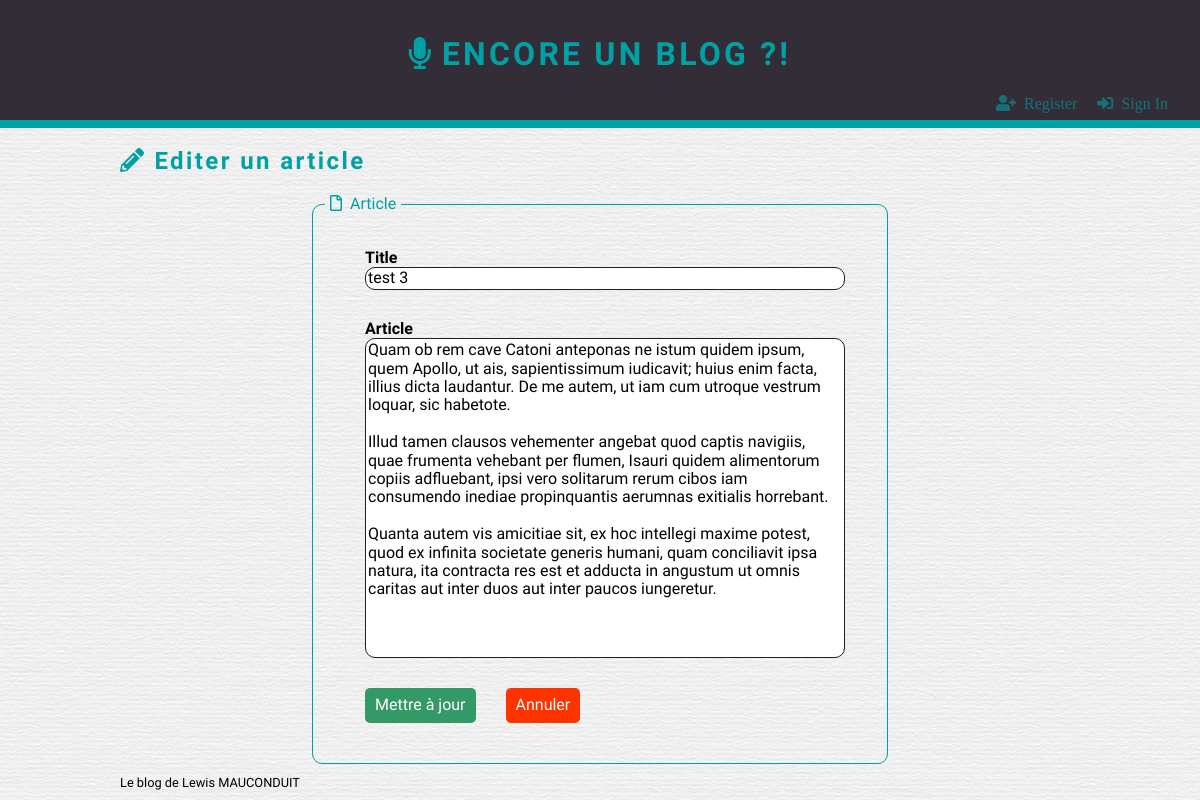
/PHP/modifArticle.php?Id=7, run on the app's committed database.
### tables this page shows
CREATE TABLE `Post` (
  `Id` int(11) NOT NULL,
  `Title` varchar(70) NOT NULL,
  `Contents` text NOT NULL,
  `CreationDate` datetime NOT NULL,
  `Author_Id` int(11) NOT NULL,
  `Category_Id` int(11) NOT NULL
);

### PHP/modifArticle.php (called while the page is built, shortened)
<?php
include '../Application/bdd_connexion.php';
$query = $pdo->prepare(
    'SELECT Title,Contents,Id
    FROM Post
    WHERE Id = ?'
);
$query->execute([$_GET['Id']]);
$InfosArticle = $query->fetch(PDO::FETCH_ASSOC);
include '../header.phtml';
include '../modifArticle.phtml';
include '../footer.phtml';
?>

### modifArticle.phtml (the view)
<main class="container">
    <h2><i class="fas fa-pencil-alt"></i>Editer un article</h2>
    <form action="modifArticle.php?Id=<?=$_GET['Id']?>" method="POST">
        <fieldset>
            <legend><i class="far fa-file"></i>Article</legend>
            <ul class="list">
                <li>
                    <label for="title">Title</label>
                    <input type="text" name="title" value="<?=$InfosArticle['Title']?>">
                </li>
                <li>
                    <label for="article">Article</label>
                    <textarea name="contents"  rows="50"><?=$InfosArticle['Contents']?></textarea>
                </li>
                <li>
                    <button class="button button_submit" type="submit">Mettre à jour</button>
                    <a class="button button_cancel link" href="admin.php">Annuler</a>
                </li>
            </ul>
        </fieldset>
    </form>
</main>

### CSS/index.css (style rules this page uses)
body * { -webkit-box-sizing: border-box; box-sizing: border-box; }
body, footer { background-image: url("../images/paper.png"); }
.container { width: 80%; margin: auto; }
.link { text-decoration: none; }
.list { list-style-type: none; }
i { margin-right: 8px; }
h2 { color: #00A1A4; font-family: "Dosis", sans-serif; letter-spacing: 0.1em; }
form { font-family: "Dosis", sans-serif; }
form fieldset { width: 60%; margin: auto; border: 1px solid #00A1A4; border-radius: 10px; }
form fieldset legend { color: #00A1A4; padding: 0 5px; }
form fieldset ul { width: 100%; }
form fieldset ul li { display: -webkit-box; display: -ms-flexbox; display: flex; -ms-flex-wrap: wrap; flex-wrap: wrap; margin: 30px 0; padding: 0; }
form fieldset ul li label { width: 120px; font-weight: bold; }
form fieldset ul li input, form fieldset ul li textarea, form fieldset ul li select { width: 30em; border: 1px solid #1f1f1f; border-radius: 10px; }
form fieldset ul li textarea { resize: none; overflow: auto; height: 20em; }
form fieldset .button_submit { background-color: #339966; border: none; border-radius: 5px; color: white; padding: 8px 10px; margin-right: 30px; }
form fieldset .button_cancel { background-color: #FF3300; border: none; border-radius: 5px; color: white; vertical-align: middle; padding: 8px 10px; }

### data on the page
post: title "test 3", contents "Quam ob rem cave Catoni anteponas ne istum quidem ipsum, quem Apollo, ut ais, sapientissimum iudicavit; huius enim facta, illius dicta laudantur. De me autem, ut iam cum utroque vestrum loquar, sic habetote. Illud tamen clausos vehementer angebat quod captis navigiis, quae frumenta vehebant per flumen, Isauri quidem alimentorum copiis adfluebant, ipsi vero solitarum rerum cibos iam consumendo inediae propinquantis aerumnas exitialis horrebant. Quanta autem vis amicitiae sit, ex hoc intellegi maxime potest, quod ex infinita societate generis humani, quam conciliavit ipsa natura, ita contracta res est et adducta in angustum ut omnis caritas aut inter duos aut inter paucos iungeretur."
